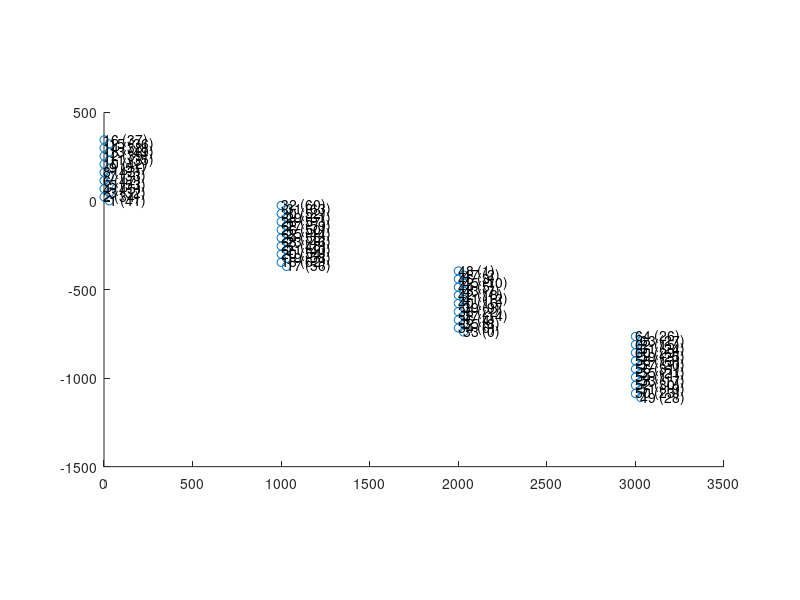
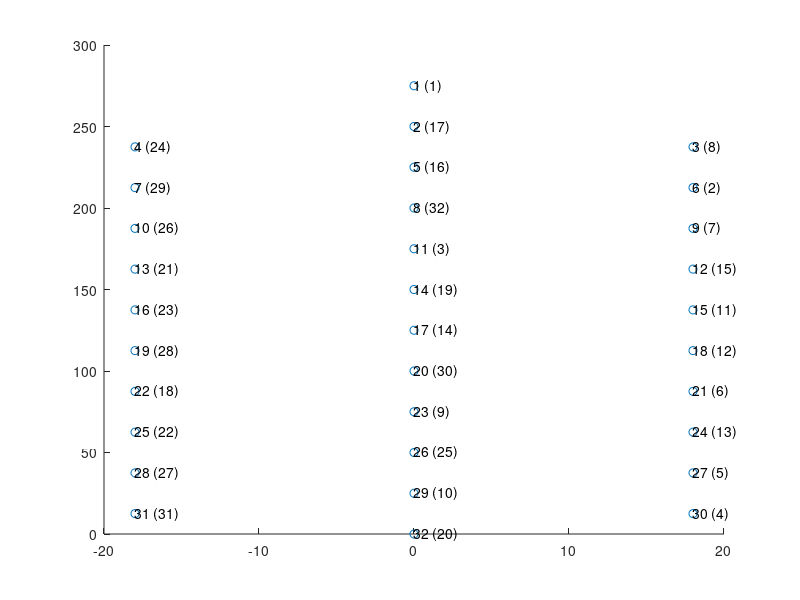
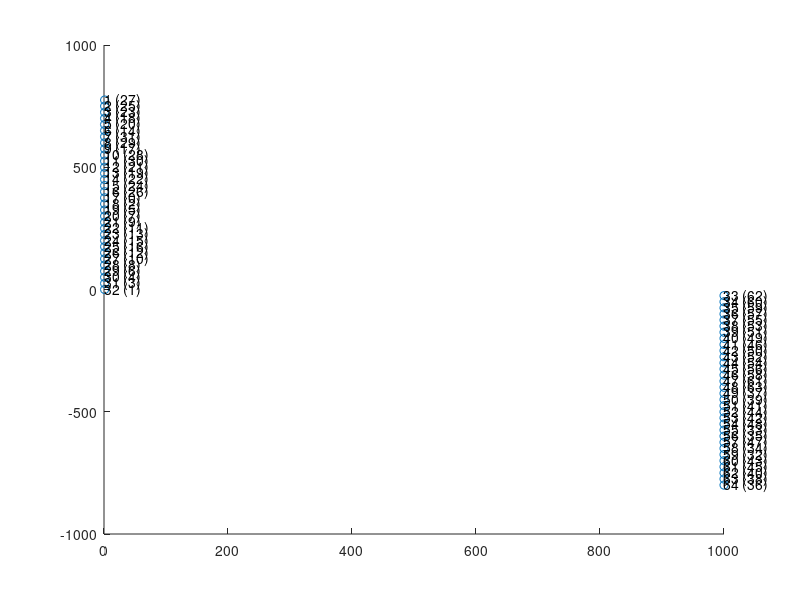

MATLAB code to generate these figures, in order:
%% GENERATE MAPS FOR KILOSORT (I THINK THIS IS FOR VISUALIZATION PURPOSES ONLY)




%% NeuronexusA4x16-Poly2, intan

kiloSortInds = [6 8 10 12 14 16 4 2 1 3 15 13 11 9 7 5 22 24 26 28 30 32 20 18 17 19 31 29 27 25 23 21 38 40 42 44 46 48 36 34 33 35 47 45 43 41 39 37 54 56 58 60 62 64 52 50 49 51 63 61 59 57 55 53];
intanInds = [47 43 42 39 38 37 45 34 41 32 36 49 35 51 33 53 48 55 50 57 52 60 54 62 56 58 63 61 59 44 46 40 22 16 18 5 3 1 4 6 0 8 2 10 7 12 9 14 11 31 13 29 15 26 30 23 28 19 27 24 25 20 21 17] + 1;
channelNum_OpenEphys = [42 35 33 46 54 48 34 44 52 43 36 40 50 39 37 38 57 63 59 55 41 49 47 56 45 51 60 58 62 53 64 61 1 7 9 5 15 23 10 17 13 19 8 6 11 4 3 2 29 24 20 31 18 12 22 32 21 14 26 30 25 16 28 27];

% get desired site locations map
shankSeparation = 1000;
siteLocations = nan(16, 2); % start with one shank, then replicate after
siteLocations(2:2:16,:) = cat(2, zeros(8,1), (0:46:46*7)'+23); % first column of leftmost shank
siteLocations(1:2:15,:) = cat(2, ones(8,1)*30, (0:46:46*7)'); % second column of leftmost shank

siteLocations = repmat(siteLocations,4,1);
siteLocations(:,1) = siteLocations(:,1) + repelem(0:3,16)'.*shankSeparation;


siteLocations(17:32, 2) = siteLocations(17:32, 2) - 370; 
siteLocations(33:48, 2) = siteLocations(33:48, 2) - 370*2;
siteLocations(49:64, 2) = siteLocations(49:64, 2) - 370*3;






% apply channel mapping to site locations
siteLocationsRemapped = nan(size(siteLocations));
for i = 1:64
    shankLocation = siteLocations(kiloSortInds(i),:);
    siteLocationsRemapped(intanInds(i),:) = shankLocation;
end


Nchannels = 64;
connected = true(Nchannels, 1);
chanMap   = 1:Nchannels;
chanMap0ind = chanMap - 1;
xcoords   = siteLocationsRemapped(:,1);
ycoords   = siteLocationsRemapped(:,2);
kcoords_1   = repmat(1, 16, 1);
kcoords_2   = repmat(2, 16, 1);
kcoords_3   = repmat(3, 16, 1);
kcoords_4   = repmat(4, 16, 1);
kcoords = [kcoords_1; kcoords_2; kcoords_3; kcoords_4]; % grouping of channels (i.e. tetrode groups)
% grouping of channels (i.e. tetrode groups)
fs = 30000; % sampling frequency


% probe BDFD // original mapping
save('Z:\obstacleData\ephys\channelMaps\kilosort\BDFD.mat', ...
    'chanMap','connected', 'xcoords', 'ycoords', 'kcoords', 'chanMap0ind', 'fs')

% probe BDFD2 // after right most shank broken
connected([27 16 30 14 32 12 31 24 28 25 26 21 22 18 20 29]) = false;
save('Z:\obstacleData\ephys\channelMaps\kilosort\BDFD2.mat', ...
    'chanMap','connected', 'xcoords', 'ycoords', 'kcoords', 'chanMap0ind', 'channelNum_OpenEphys', 'fs')


% visualize final mapping results

scale = 1;

close all; figure('Color', 'white', 'Position', get(0,'ScreenSize'));
scatter(siteLocations(:,1)*scale, siteLocations(:,2)*scale)
for i = 1:size(siteLocations,1)
    text(siteLocations(i,1)*scale, siteLocations(i,2)*scale, [num2str(i) ' (' num2str(intanInds(kiloSortInds==i)-1) ')'])
end
daspect([1 1 1])





%% NeuronexusA1x32Poly3, intan

neuro = [23 25 27 29 31 19 17 21 11 15 13 1 3 5 7 9;
         24 26 28 30 32 20 18 22 12 16 14 2 4 6 8 10];

intan = [23 22 21 20 19 18 17 16 15 14 13 12 11 10 9 8;
         24 25 26 27 28 29 30 31 0 1 2 3 4 5 6 7];
intan = intan+1;
intan = fliplr(intan);


connectorInds = [16 6 5 15 4 7 3 8 2 9 1 10 14 13 12 11 22 21 20 19 23 25 24 18 26 17 27 29 28 31 30 32];
kiloSortInds = [31 28 25 22 19 16 13 10 7 4 32 26 20 14 8 2 1 5 11 17 23 29 3 6 9 12 15 18 21 24 27 30];
intanInds = intan(arrayfun(@(x) find(neuro==x), connectorInds));

% get desired site locations map
siteLocations = nan(32, 2);
siteLocations(4:3:31, :) = cat(2, ones(10,1)*-18, fliplr(12.5 : 25 : (12.5+25*9))'); % xy values for left column
siteLocations([1 2:3:32], :) = cat(2, zeros(12,1), fliplr(0 : 25 : (25*11))'); % xy values for right column
siteLocations(3:3:30, :) = cat(2, ones(10,1)*18, fliplr(12.5 : 25 : (12.5+25*9))'); % xy values for right column


% apply channel mapping to site locations
siteLocationsRemapped = nan(size(siteLocations));
for i = 1:32
    shankLocation = siteLocations(kiloSortInds(i),:);
    siteLocationsRemapped(intanInds(i),:) = shankLocation;
end

% visualize final mapping results
close all; figure('Position', [134 119 400 807]);
scatter(siteLocations(:,1), siteLocations(:,2))
for i = 1:size(siteLocations,1)
    text(siteLocations(i,1), siteLocations(i,2), [num2str(i) ' (' num2str(intanInds(kiloSortInds==i)) ')'])
end


Nchannels = 32;
connected = true(Nchannels, 1);
chanMap   = 1:Nchannels;
chanMap0ind = chanMap - 1;
xcoords   = siteLocationsRemapped(:,1);
ycoords   = siteLocationsRemapped(:,2);
kcoords   = ones(Nchannels,1); % grouping of channels (i.e. tetrode groups)
fs = 30000; % sampling frequency

% probe C6CE
save('Z:\obstacleData\ephys\channelMaps\kilosort\C6CE.mat', ...
    'chanMap','connected', 'xcoords', 'ycoords', 'kcoords', 'chanMap0ind', 'fs')

% probe D55F // nine sites defective?
connected([18 28 14 9 10 2 7 15 11]) = false;
save('Z:\obstacleData\ephys\channelMaps\kilosort\D55F.mat', ...
    'chanMap','connected', 'xcoords', 'ycoords', 'kcoords', 'chanMap0ind', 'fs')

%% NeuroCambridge ASSY-H2 (32 channel per shank*2)

% channelNum_OpenEphys is the order of openephys output .continuous files reflecting the
% real physical location of the sites on the probe. First 32 is shankA and
% 33-64 is shankB (refer to the cambridge neurotech map instruction)..
channelNum_OpenEphys = [28 26 24 19 21 15 32 30 18 29 31 22 20 23 25 27 1 3 6 8 10 12 14 16 17 13 11 9 7 5 4 2 63 61 60 58 56 54 52 50 47 51 53 55 57 59 62 64 38 40 42 45 43 49 34 36 48 35 33 44 46 41 39 37];
                    
channelNum_OpenEphys_shank1 = [28 26 24 19 21 15 32 30 18 29 31 22 20 23 25 27 1 3 6 8 10 12 14 16 17 13 11 9 7 5 4 2 ];
channelNum_OpenEphys_shank2 = [63 61 60 58 56 54 52 50 47 51 53 55 57 59 62 64 38 40 42 45 43 49 34 36 48 35 33 44 46 41 39 37];

y = [775:-25:0]'; % y coordinates for both shanks.
x_shank1 = repmat(1, 32, 1); % x coordinates for shankA.
x_shank2 = repmat(1000, 32, 1); % x coordinates for shankB.
x = [x_shank1 x_shank2]; % x coordinates for both shanks.
sitaLocation_shank1 = [x_shank1 y];
siteLocation_shank2 = [x_shank2 y-800];
siteLocation = [sitaLocation_shank1; siteLocation_shank2]; % xy coordinates for both shanks.

% plot the probe channel map
figure;
scatter(siteLocation(:,1), siteLocation(:,2))
for i = 1:size(siteLocation,1)
    text(siteLocation(i,1), siteLocation(i,2), [num2str(i) ' (' num2str(channelNum_OpenEphys(i)-1) ')']) 
end

% save the channel map for kilosort
kccords_shank1 = ones(32, 1); 
kccords_shank2 = repmat(2, 32, 1); 

Nchannels = 64; 
connected = true(Nchannels, 1); 
chanMap = 1:Nchannels; 
chanMap0ind = chanMap - 1; 

for i = 1:64
    temp = find(channelNum_OpenEphys == i);
    xcoords(i) = siteLocation(temp, 1);
    ycoords(i) = siteLocation(temp, 2);
end

xcoords = xcoords';
ycoords = ycoords';

kcoords   = [kccords_shank1; kccords_shank2]; % grouping of channels (i.e. tetrode groups)
fs = 30000; % sampling frequency

% probe ASSY77
save('Z:\obstacleData\ephys\channelMaps\kilosort\ASSY77.mat', ...
    'chanMap','channelNum_OpenEphys','connected', 'xcoords', 'ycoords', 'kcoords', 'chanMap0ind', 'fs')




















